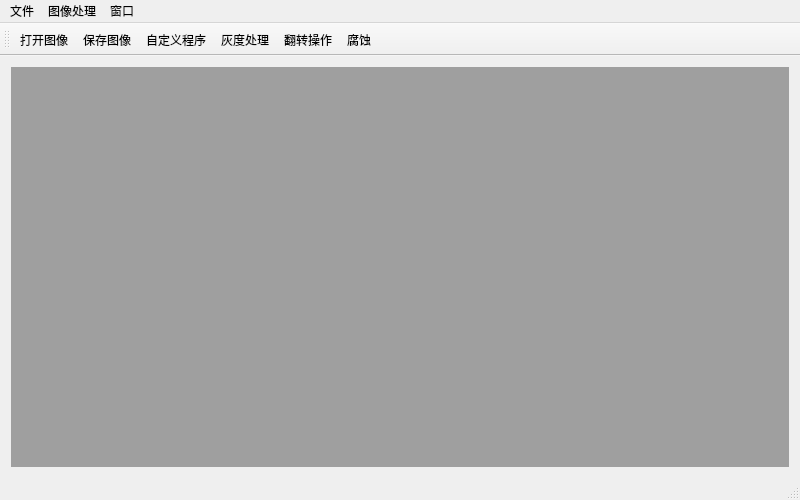
<?xml version="1.0" encoding="UTF-8"?>
<ui version="4.0">
 <class>MainWindow</class>
 <widget class="QMainWindow" name="MainWindow">
  <property name="geometry">
   <rect>
    <x>0</x>
    <y>0</y>
    <width>800</width>
    <height>500</height>
   </rect>
  </property>
  <property name="windowTitle">
   <string>Opencv开发平台</string>
  </property>
  <property name="windowIcon">
   <iconset resource="rc.qrc">
    <normaloff>:/images/eye_64px.png</normaloff>:/images/eye_64px.png</iconset>
  </property>
  <widget class="QWidget" name="centralWidget">
   <layout class="QGridLayout" name="gridLayout">
    <item row="0" column="0">
     <widget class="QMdiArea" name="mdiArea">
      <property name="lineWidth">
       <number>1</number>
      </property>
      <property name="activationOrder">
       <enum>QMdiArea::CreationOrder</enum>
      </property>
      <property name="tabPosition">
       <enum>QTabWidget::South</enum>
      </property>
     </widget>
    </item>
   </layout>
  </widget>
  <widget class="QMenuBar" name="menuBar">
   <property name="geometry">
    <rect>
     <x>0</x>
     <y>0</y>
     <width>800</width>
     <height>23</height>
    </rect>
   </property>
   <widget class="QMenu" name="menu">
    <property name="title">
     <string>文件</string>
    </property>
    <addaction name="ac_openfile"/>
    <addaction name="ac_savefile"/>
   </widget>
   <widget class="QMenu" name="menu_2">
    <property name="title">
     <string>图像处理</string>
    </property>
    <widget class="QMenu" name="menu_3">
     <property name="title">
      <string>翻转</string>
     </property>
     <addaction name="ac_h_v"/>
    </widget>
    <widget class="QMenu" name="menu_4">
     <property name="title">
      <string>形态处理</string>
     </property>
     <addaction name="ac_erode"/>
     <addaction name="ac_dilate"/>
     <addaction name="ac_morphologyEx"/>
    </widget>
    <widget class="QMenu" name="menu_5">
     <property name="title">
      <string>滤波</string>
     </property>
     <addaction name="ac_blur"/>
     <addaction name="ac_gaussianblur"/>
     <addaction name="ac_medianblur"/>
     <addaction name="ac_bilateralfilter"/>
    </widget>
    <widget class="QMenu" name="menu_6">
     <property name="title">
      <string>放缩</string>
     </property>
     <addaction name="ac_PyrUp"/>
     <addaction name="ac_PyrDown"/>
     <addaction name="ac_Resize"/>
    </widget>
    <widget class="QMenu" name="menu_7">
     <property name="title">
      <string>旋转</string>
     </property>
     <addaction name="ac_warpAffineClockwise"/>
     <addaction name="ac_warpAffineClockwise2"/>
     <addaction name="ac_warpAffineF"/>
     <addaction name="ac_warpAffine"/>
    </widget>
    <widget class="QMenu" name="menu_9">
     <property name="title">
      <string>灰度处理</string>
     </property>
     <addaction name="ac_gray"/>
     <addaction name="ac_binary"/>
    </widget>
    <addaction name="menu_3"/>
    <addaction name="menu_4"/>
    <addaction name="menu_5"/>
    <addaction name="menu_6"/>
    <addaction name="menu_7"/>
    <addaction name="menu_9"/>
    <addaction name="ac_programme"/>
   </widget>
   <widget class="QMenu" name="menu_8">
    <property name="title">
     <string>窗口</string>
    </property>
    <addaction name="ac_imageOriginal"/>
    <addaction name="ac_codeFlow"/>
    <addaction name="ac_order"/>
    <addaction name="ac_stacking"/>
    <addaction name="ac_closeAll"/>
    <addaction name="ac_nextOne"/>
    <addaction name="ac_preOne"/>
   </widget>
   <addaction name="menu"/>
   <addaction name="menu_2"/>
   <addaction name="menu_8"/>
  </widget>
  <widget class="QToolBar" name="mainToolBar">
   <attribute name="toolBarArea">
    <enum>TopToolBarArea</enum>
   </attribute>
   <attribute name="toolBarBreak">
    <bool>false</bool>
   </attribute>
   <addaction name="ac_openfile"/>
   <addaction name="ac_savefile"/>
   <addaction name="ac_programme"/>
   <addaction name="ac_gray"/>
   <addaction name="ac_h_v"/>
   <addaction name="ac_erode"/>
  </widget>
  <widget class="QStatusBar" name="statusBar"/>
  <action name="ac_openfile">
   <property name="icon">
    <iconset resource="rc.qrc">
     <normaloff>:/images/fileopen.png</normaloff>:/images/fileopen.png</iconset>
   </property>
   <property name="text">
    <string>打开图像</string>
   </property>
  </action>
  <action name="ac_savefile">
   <property name="icon">
    <iconset resource="rc.qrc">
     <normaloff>:/images/filesave.png</normaloff>:/images/filesave.png</iconset>
   </property>
   <property name="text">
    <string>保存图像</string>
   </property>
  </action>
  <action name="ac_h_v">
   <property name="icon">
    <iconset resource="rc.qrc">
     <normaloff>:/images/Mirror_Horizontally_32.png</normaloff>:/images/Mirror_Horizontally_32.png</iconset>
   </property>
   <property name="text">
    <string>翻转操作</string>
   </property>
   <property name="toolTip">
    <string>翻转操作</string>
   </property>
  </action>
  <action name="ac_erode">
   <property name="icon">
    <iconset resource="rc.qrc">
     <normaloff>:/images/fushi.png</normaloff>:/images/fushi.png</iconset>
   </property>
   <property name="text">
    <string>腐蚀</string>
   </property>
  </action>
  <action name="ac_dilate">
   <property name="text">
    <string>膨胀</string>
   </property>
  </action>
  <action name="ac_morphologyEx">
   <property name="text">
    <string>形态学处理</string>
   </property>
   <property name="toolTip">
    <string>形态学处理，开闭运算，顶黑帽运算</string>
   </property>
  </action>
  <action name="ac_blur">
   <property name="text">
    <string>均值</string>
   </property>
  </action>
  <action name="ac_gaussianblur">
   <property name="text">
    <string>高斯</string>
   </property>
  </action>
  <action name="ac_medianblur">
   <property name="text">
    <string>中值</string>
   </property>
  </action>
  <action name="ac_bilateralfilter">
   <property name="text">
    <string>双边</string>
   </property>
  </action>
  <action name="ac_PyrUp">
   <property name="text">
    <string>放大（PyrUp）</string>
   </property>
  </action>
  <action name="ac_PyrDown">
   <property name="text">
    <string>缩小(PyrDown)</string>
   </property>
  </action>
  <action name="ac_Resize">
   <property name="text">
    <string>放大缩小（Resize）</string>
   </property>
   <property name="toolTip">
    <string>放大缩小（Resize）</string>
   </property>
  </action>
  <action name="ac_warpAffineClockwise">
   <property name="text">
    <string>顺时针</string>
   </property>
  </action>
  <action name="ac_warpAffineClockwise2">
   <property name="text">
    <string>顺时针放缩</string>
   </property>
  </action>
  <action name="ac_warpAffineF">
   <property name="text">
    <string>逆时针</string>
   </property>
  </action>
  <action name="ac_warpAffine">
   <property name="text">
    <string>零旋转放缩</string>
   </property>
  </action>
  <action name="ac_imageOriginal">
   <property name="text">
    <string>图元窗口</string>
   </property>
  </action>
  <action name="ac_codeFlow">
   <property name="text">
    <string>程序流程窗口</string>
   </property>
  </action>
  <action name="ac_order">
   <property name="text">
    <string>平铺</string>
   </property>
   <property name="toolTip">
    <string>平铺窗口</string>
   </property>
  </action>
  <action name="ac_stacking">
   <property name="text">
    <string>叠层</string>
   </property>
   <property name="toolTip">
    <string>叠层排布</string>
   </property>
  </action>
  <action name="ac_closeAll">
   <property name="text">
    <string>关闭所有</string>
   </property>
   <property name="toolTip">
    <string>关闭所有窗口</string>
   </property>
  </action>
  <action name="ac_nextOne">
   <property name="text">
    <string>下一个</string>
   </property>
   <property name="toolTip">
    <string>下一个窗口</string>
   </property>
  </action>
  <action name="ac_preOne">
   <property name="text">
    <string>前一个</string>
   </property>
   <property name="toolTip">
    <string>前一个窗口</string>
   </property>
  </action>
  <action name="ac_gray">
   <property name="icon">
    <iconset resource="rc.qrc">
     <normaloff>:/images/Gray_24px.png</normaloff>:/images/Gray_24px.png</iconset>
   </property>
   <property name="text">
    <string>灰度处理</string>
   </property>
  </action>
  <action name="ac_binary">
   <property name="text">
    <string>二值图</string>
   </property>
   <property name="toolTip">
    <string>二值图</string>
   </property>
  </action>
  <action name="ac_programme">
   <property name="icon">
    <iconset resource="rc.qrc">
     <normaloff>:/images/eye_32px.png</normaloff>:/images/eye_32px.png</iconset>
   </property>
   <property name="text">
    <string>自定义程序</string>
   </property>
   <property name="toolTip">
    <string>自定义程序运行</string>
   </property>
  </action>
 </widget>
 <layoutdefault spacing="6" margin="11"/>
 <resources>
  <include location="rc.qrc"/>
 </resources>
 <connections/>
</ui>
